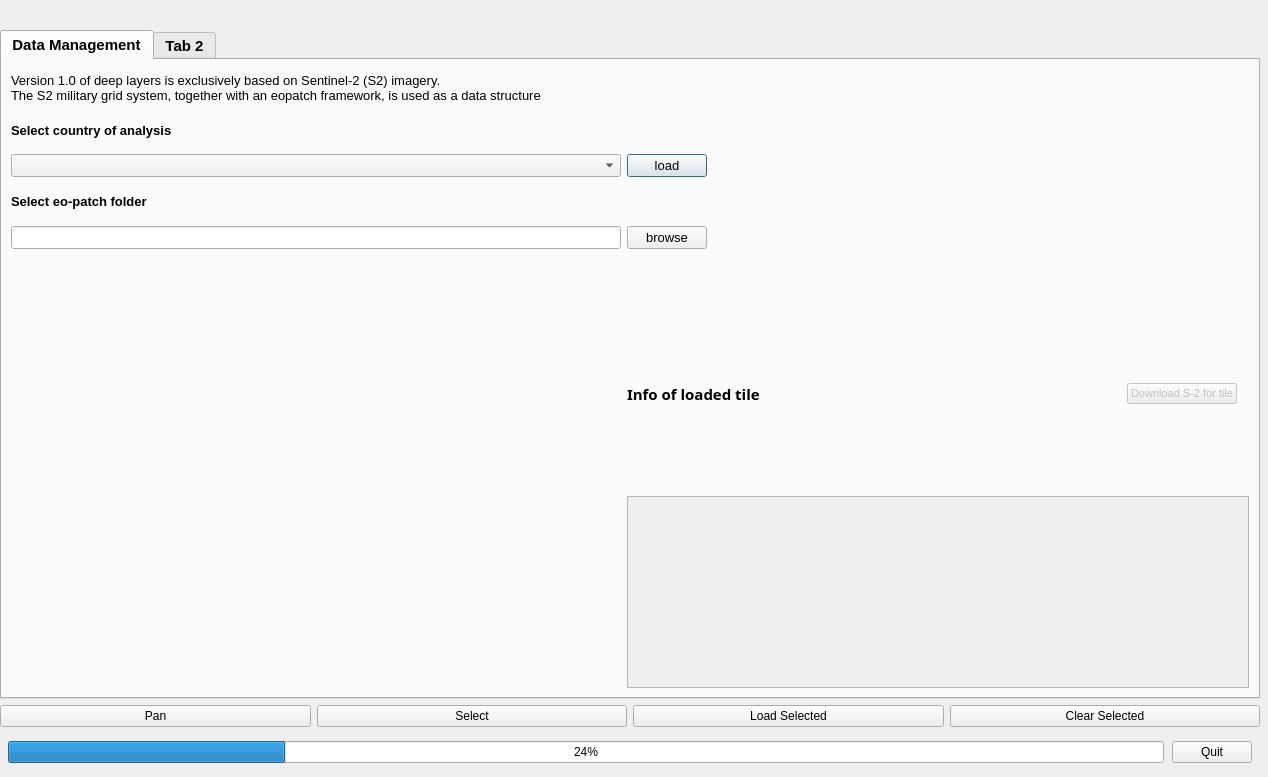
<?xml version="1.0" encoding="UTF-8"?>
<ui version="4.0">
 <class>deepLayersDialogBase</class>
 <widget class="QDialog" name="deepLayersDialogBase">
  <property name="geometry">
   <rect>
    <x>0</x>
    <y>0</y>
    <width>1268</width>
    <height>777</height>
   </rect>
  </property>
  <property name="windowTitle">
   <string>deep layers</string>
  </property>
  <widget class="QWidget" name="gridLayoutWidget">
   <property name="geometry">
    <rect>
     <x>0</x>
     <y>10</y>
     <width>1260</width>
     <height>761</height>
    </rect>
   </property>
   <layout class="QGridLayout" name="gridLayout_2">
    <item row="1" column="0">
     <widget class="QTabWidget" name="tabWidget">
      <property name="enabled">
       <bool>true</bool>
      </property>
      <property name="font">
       <font>
        <pointsize>11</pointsize>
        <weight>75</weight>
        <bold>true</bold>
       </font>
      </property>
      <property name="currentIndex">
       <number>0</number>
      </property>
      <widget class="QWidget" name="tab">
       <property name="font">
        <font>
         <pointsize>14</pointsize>
        </font>
       </property>
       <attribute name="title">
        <string>Data Management</string>
       </attribute>
       <layout class="QGridLayout" name="gridLayout">
        <item row="2" column="3">
         <widget class="QPushButton" name="loadButton">
          <property name="sizePolicy">
           <sizepolicy hsizetype="Fixed" vsizetype="Fixed">
            <horstretch>0</horstretch>
            <verstretch>0</verstretch>
           </sizepolicy>
          </property>
          <property name="font">
           <font>
            <pointsize>10</pointsize>
            <weight>50</weight>
            <bold>false</bold>
           </font>
          </property>
          <property name="text">
           <string>load</string>
          </property>
         </widget>
        </item>
        <item row="4" column="1">
         <widget class="QLineEdit" name="lineEdit">
          <property name="font">
           <font>
            <pointsize>10</pointsize>
            <weight>50</weight>
            <bold>false</bold>
           </font>
          </property>
         </widget>
        </item>
        <item row="4" column="3">
         <widget class="QPushButton" name="browseButton">
          <property name="enabled">
           <bool>true</bool>
          </property>
          <property name="sizePolicy">
           <sizepolicy hsizetype="Fixed" vsizetype="Fixed">
            <horstretch>0</horstretch>
            <verstretch>0</verstretch>
           </sizepolicy>
          </property>
          <property name="font">
           <font>
            <pointsize>10</pointsize>
            <weight>50</weight>
            <bold>false</bold>
           </font>
          </property>
          <property name="text">
           <string>browse</string>
          </property>
         </widget>
        </item>
        <item row="3" column="1">
         <widget class="QLabel" name="label_4">
          <property name="font">
           <font>
            <pointsize>10</pointsize>
           </font>
          </property>
          <property name="text">
           <string>Select eo-patch folder</string>
          </property>
         </widget>
        </item>
        <item row="1" column="1">
         <widget class="QLabel" name="label_3">
          <property name="font">
           <font>
            <pointsize>10</pointsize>
           </font>
          </property>
          <property name="text">
           <string>Select country of analysis</string>
          </property>
         </widget>
        </item>
        <item row="0" column="3">
         <spacer name="horizontalSpacer">
          <property name="orientation">
           <enum>Qt::Horizontal</enum>
          </property>
          <property name="sizeHint" stdset="0">
           <size>
            <width>40</width>
            <height>20</height>
           </size>
          </property>
         </spacer>
        </item>
        <item row="2" column="1">
         <widget class="QComboBox" name="comboBox">
          <property name="font">
           <font>
            <pointsize>10</pointsize>
            <weight>50</weight>
            <bold>false</bold>
           </font>
          </property>
         </widget>
        </item>
        <item row="0" column="1">
         <widget class="QLabel" name="label_2">
          <property name="font">
           <font>
            <pointsize>10</pointsize>
            <weight>50</weight>
            <bold>false</bold>
           </font>
          </property>
          <property name="text">
           <string>Version 1.0 of deep layers is exclusively based on Sentinel-2 (S2) imagery.
The S2 military grid system, together with an eopatch framework, is used as a data structure   </string>
          </property>
         </widget>
        </item>
        <item row="5" column="3">
         <widget class="QLabel" name="mapInfo">
          <property name="enabled">
           <bool>true</bool>
          </property>
          <property name="sizePolicy">
           <sizepolicy hsizetype="Fixed" vsizetype="Fixed">
            <horstretch>0</horstretch>
            <verstretch>0</verstretch>
           </sizepolicy>
          </property>
          <property name="maximumSize">
           <size>
            <width>350</width>
            <height>95</height>
           </size>
          </property>
          <property name="text">
           <string/>
          </property>
          <property name="pixmap">
           <pixmap resource="resources.qrc">:/plugins/deep_layers/mapinfo.png</pixmap>
          </property>
          <property name="scaledContents">
           <bool>true</bool>
          </property>
         </widget>
        </item>
        <item row="5" column="1" rowspan="8">
         <widget class="QgsMapCanvas" name="MyMapCanvas" native="true">
          <property name="sizePolicy">
           <sizepolicy hsizetype="Preferred" vsizetype="Ignored">
            <horstretch>0</horstretch>
            <verstretch>0</verstretch>
           </sizepolicy>
          </property>
         </widget>
        </item>
        <item row="8" column="3">
         <layout class="QHBoxLayout" name="horizontalLayout_7">
          <property name="spacing">
           <number>0</number>
          </property>
          <property name="leftMargin">
           <number>0</number>
          </property>
          <property name="topMargin">
           <number>0</number>
          </property>
          <property name="rightMargin">
           <number>0</number>
          </property>
          <property name="bottomMargin">
           <number>0</number>
          </property>
          <item>
           <widget class="QLabel" name="label_5">
            <property name="font">
             <font>
              <family>Blogger Sans</family>
              <pointsize>11</pointsize>
              <weight>75</weight>
              <bold>true</bold>
             </font>
            </property>
            <property name="text">
             <string>Info of loaded tile</string>
            </property>
           </widget>
          </item>
          <item>
           <widget class="QPushButton" name="dwnlS2_btn">
            <property name="enabled">
             <bool>false</bool>
            </property>
            <property name="sizePolicy">
             <sizepolicy hsizetype="Fixed" vsizetype="Fixed">
              <horstretch>0</horstretch>
              <verstretch>0</verstretch>
             </sizepolicy>
            </property>
            <property name="font">
             <font>
              <pointsize>8</pointsize>
              <weight>50</weight>
              <bold>false</bold>
             </font>
            </property>
            <property name="text">
             <string>Download S-2 for tile</string>
            </property>
           </widget>
          </item>
         </layout>
        </item>
        <item row="11" column="3" rowspan="2" colspan="3">
         <widget class="QTableWidget" name="tableWidget">
          <property name="enabled">
           <bool>false</bool>
          </property>
          <property name="sizePolicy">
           <sizepolicy hsizetype="Expanding" vsizetype="Expanding">
            <horstretch>0</horstretch>
            <verstretch>0</verstretch>
           </sizepolicy>
          </property>
          <property name="maximumSize">
           <size>
            <width>16777215</width>
            <height>16777215</height>
           </size>
          </property>
         </widget>
        </item>
       </layout>
      </widget>
      <widget class="QWidget" name="tab_2">
       <attribute name="title">
        <string>Tab 2</string>
       </attribute>
       <widget class="QWidget" name="Testwidget" native="true">
        <property name="geometry">
         <rect>
          <x>10</x>
          <y>10</y>
          <width>651</width>
          <height>441</height>
         </rect>
        </property>
       </widget>
      </widget>
     </widget>
    </item>
    <item row="0" column="0">
     <widget class="QLabel" name="label">
      <property name="maximumSize">
       <size>
        <width>500</width>
        <height>100</height>
       </size>
      </property>
      <property name="text">
       <string/>
      </property>
      <property name="pixmap">
       <pixmap resource="resources.qrc">:/plugins/deep_layers/deepLayers.png</pixmap>
      </property>
      <property name="scaledContents">
       <bool>true</bool>
      </property>
     </widget>
    </item>
    <item row="2" column="0">
     <layout class="QHBoxLayout" name="horizontalLayout">
      <item>
       <widget class="QPushButton" name="panButton">
        <property name="text">
         <string>Pan</string>
        </property>
       </widget>
      </item>
      <item>
       <widget class="QPushButton" name="selectButton">
        <property name="text">
         <string>Select</string>
        </property>
       </widget>
      </item>
      <item>
       <widget class="QPushButton" name="loadSelection">
        <property name="text">
         <string>Load Selected</string>
        </property>
       </widget>
      </item>
      <item>
       <widget class="QPushButton" name="clearSelection">
        <property name="text">
         <string>Clear Selected</string>
        </property>
       </widget>
      </item>
     </layout>
    </item>
    <item row="3" column="0">
     <layout class="QHBoxLayout" name="horizontalLayout_8">
      <property name="spacing">
       <number>8</number>
      </property>
      <property name="leftMargin">
       <number>8</number>
      </property>
      <property name="topMargin">
       <number>8</number>
      </property>
      <property name="rightMargin">
       <number>8</number>
      </property>
      <property name="bottomMargin">
       <number>8</number>
      </property>
      <item>
       <widget class="QProgressBar" name="progressBar">
        <property name="enabled">
         <bool>true</bool>
        </property>
        <property name="value">
         <number>24</number>
        </property>
       </widget>
      </item>
      <item alignment="Qt::AlignRight">
       <widget class="QPushButton" name="quit">
        <property name="sizePolicy">
         <sizepolicy hsizetype="Fixed" vsizetype="Fixed">
          <horstretch>0</horstretch>
          <verstretch>0</verstretch>
         </sizepolicy>
        </property>
        <property name="text">
         <string>Quit</string>
        </property>
       </widget>
      </item>
     </layout>
    </item>
   </layout>
  </widget>
 </widget>
 <customwidgets>
  <customwidget>
   <class>QgsMapCanvas</class>
   <extends>QWidget</extends>
   <header>qgis.gui</header>
   <container>1</container>
  </customwidget>
 </customwidgets>
 <resources>
 </resources>
 <connections/>
</ui>
